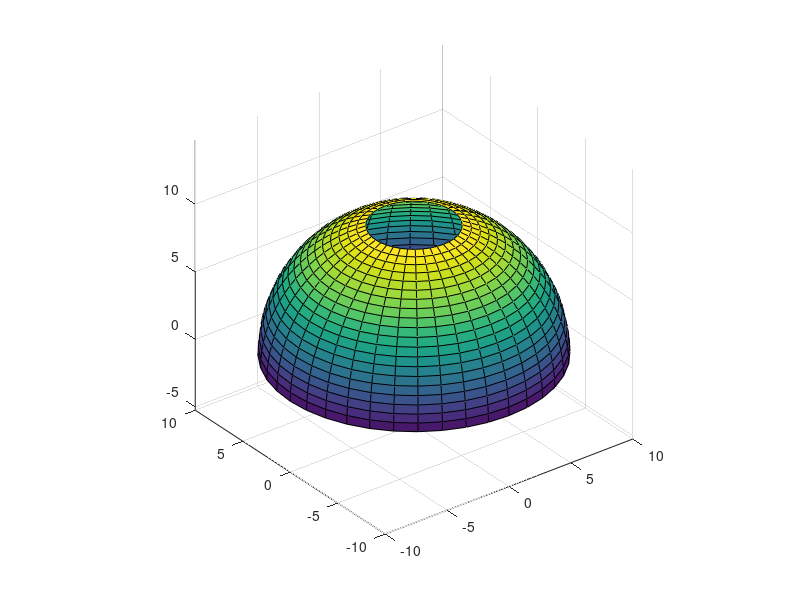

Reproduce this figure in MATLAB. (Note: this script raises an error after producing the figure.)
%% DOMO SEMIESFERICO
%% Generacion de la malla para elementos rectangulares de 4 nodos
clear, clc, close all

%% Se especifica el numero de elementos de la malla
nef_theta = 20; 
nef_phi   = 40;
  
%% Se definen algunas constantes
X = 1; Y = 2; Z = 3;
R = 10;

%% Eje de las theta y de las phi
theta = linspace(18, 90, nef_theta+1);
phi   = linspace(0, 360, nef_phi+1);

%% Se crea la malla
[thth,phph] = meshgrid(theta,phi);
xx = R*sind(thth).*cosd(phph);
yy = R*sind(thth).*sind(phph);
zz = R*cosd(thth);

%% Se dibuja la malla
figure
surf(xx,yy,zz);
axis equal

%% Se numeran los nodos
nno = (nef_theta+1)*(nef_phi+1);
nod = reshape(1:nno, nef_phi+1, nef_theta+1);

%% Se funden en una sola phi=0 y phi=360
nodos_a_remover = nod(end,:);
nod(end,:) = nod(1,:);

%% Se define la matriz xnod
xnod = [xx(:) yy(:) zz(:)];

%% Se define la matriz LaG
k = 0;
nef = nef_phi*nef_theta;
LaG = zeros(nef, 4);
for i = 1:nef_phi
   for j = 1:nef_theta
      k = k+1;
      LaG(k,:) = [    ...
         nod(i,  j)   ...  % nodo 1
         nod(i+1,j)   ...  % nodo 2
         nod(i+1,j+1) ...  % nodo 3
         nod(i,  j+1) ];   % nodo 4
   end
end

old_nno = nno;
xnod(nodos_a_remover,:) = [];
nno = size(xnod,1);
LaG = changem(LaG,1:nno,setdiff(1:old_nno,nodos_a_remover));

%% Se grafica de nuevo la malla de EFs
figure
hold on
for i = 1:nef
   plot3(xnod(LaG(i,[1:4 1]),X), xnod(LaG(i,[1:4 1]),Y), xnod(LaG(i,[1:4 1]),Z),'*-');
end
      
text(xnod(:,X), xnod(:,Y), xnod(:,Z), num2str((1:nno)'));

%% Se graba el resultado a disco
filename = 'semiesfera_Q4.mat';
save(filename, 'xnod', 'nno', 'LaG', 'nef');
fprintf('Resultados grabados en el archivo %s\n', filename)

%% Mi propia implementacion de la funcion changem del MAPPING TOOLBOX
% mathworks.com/matlabcentral/answers/401395-function-changem-or-substitute-values-of-a-matrix
function mapout = changem(mapout, newcode, oldcode)
   assert(numel(newcode) == numel(oldcode), 'newcode and oldecode must have the same number of elements');
   [toreplace, bywhat] = ismember(mapout, oldcode);
   mapout(toreplace) = newcode(bywhat(toreplace));
end